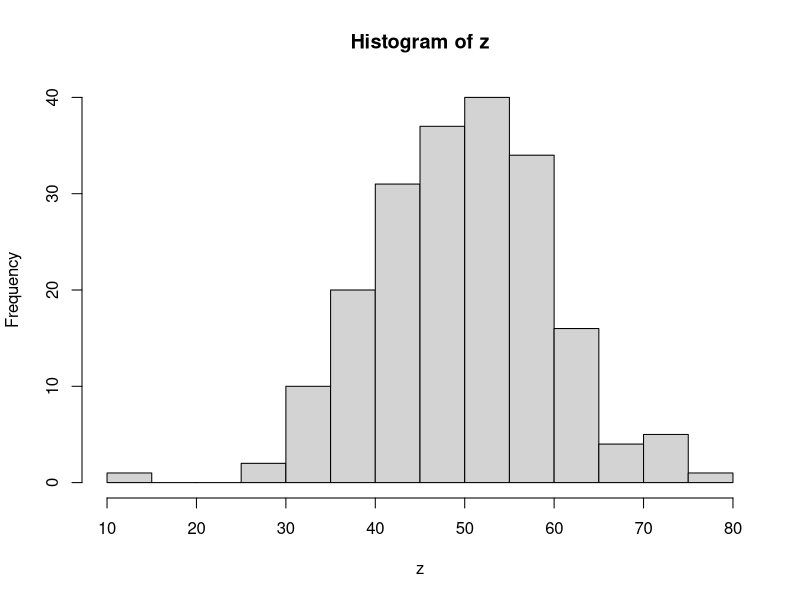
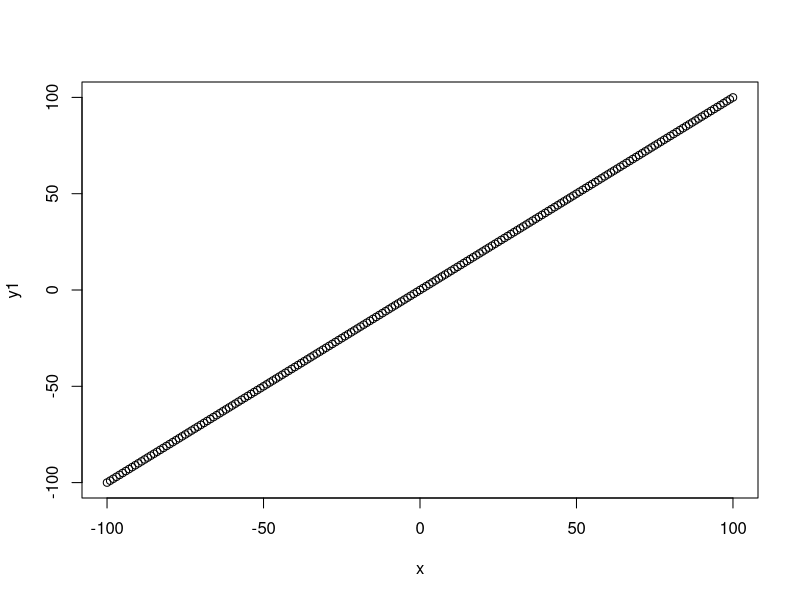
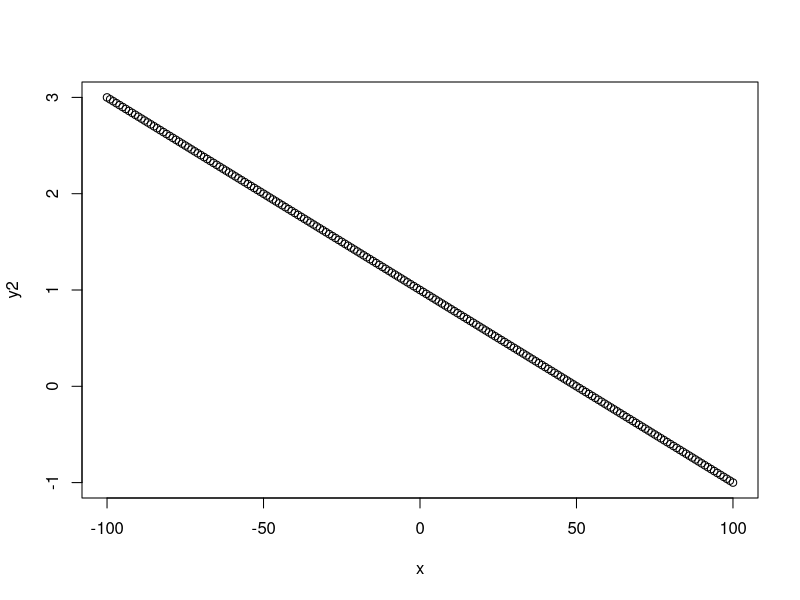
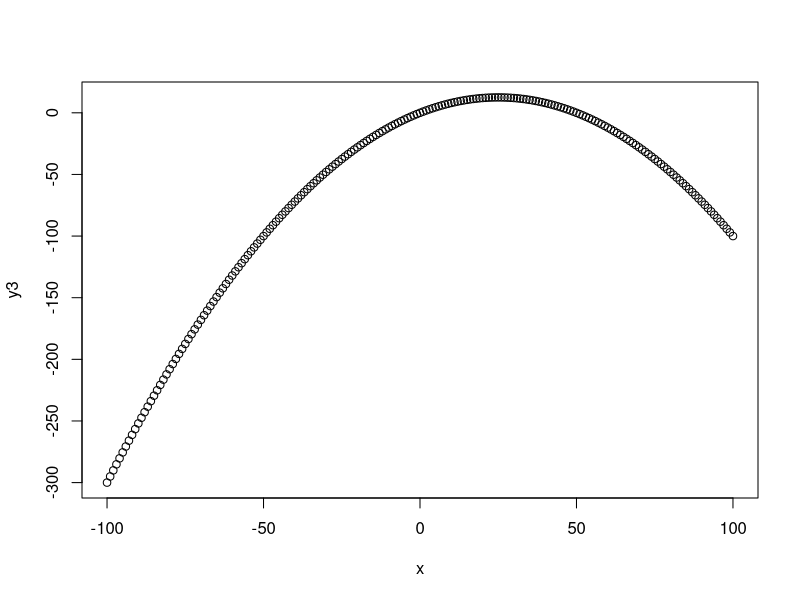
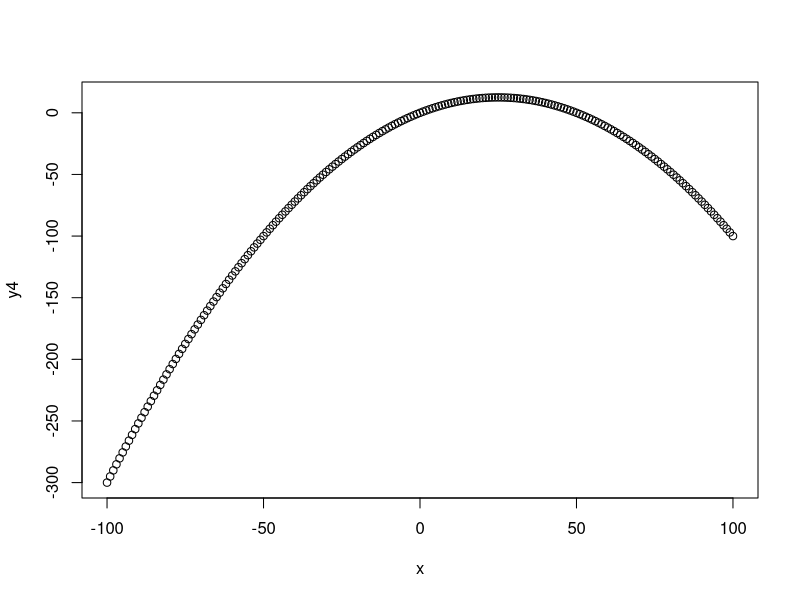
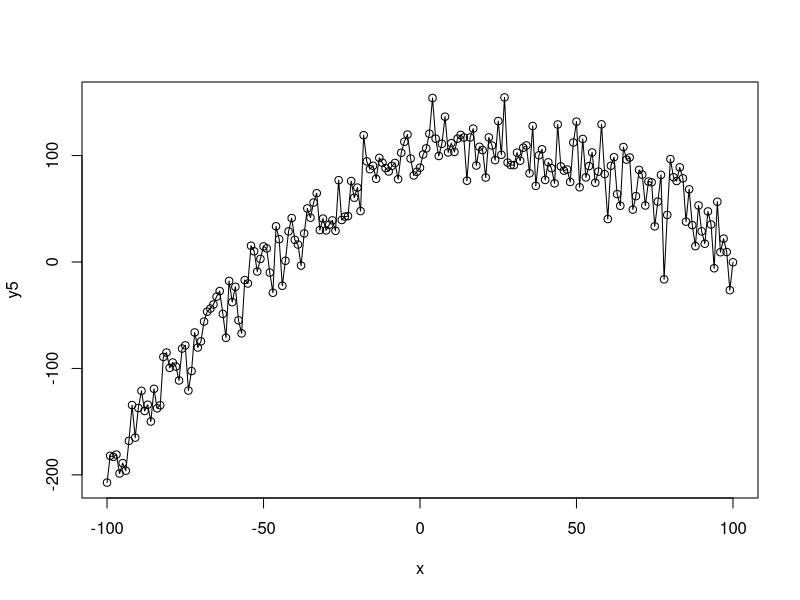

The R source for these figures, in order: (Note: this script raises an error after producing the figures.)
x <- c(-100:100)
alpha <- 1 # increaes alpha, decrease |y|, negative turns parabola upside down
beta <- 50 # increase beta, decrease  |y|
gamma <- 2 # decrease gamma, decrease y
z <- rnorm(201, mean=50, sd=10)
hist(z)

y1 <- alpha*x
y2 <- 1-x/beta
y3 <- alpha*x*(1-x/beta)
y4 <- alpha*x*(1-x/beta)
y5 <- y4 + gamma*z

df <- cbind(y5, y4, x, z)
head(df)

plot(x, y1)
plot(x, y2)
plot(x, y3)
plot(x, y4)
plot(x, y5)
lines(x, y5)


alp <- MaxTice4$optim_ls$`MaxTice-m1`$cdf$par[1]
bet <- MaxTice4$optim_ls$`MaxTice-m1`$cdf$par[2]

x <- seq(0, 10, 0.1)
y <- alp*x*(1-x/bet)
plot(x, y)


lx <- 1:1000

yln <- log(lx)
ylg <- log10(lx)
ylg2 <- log2(lx)

plot(lx, yln)
